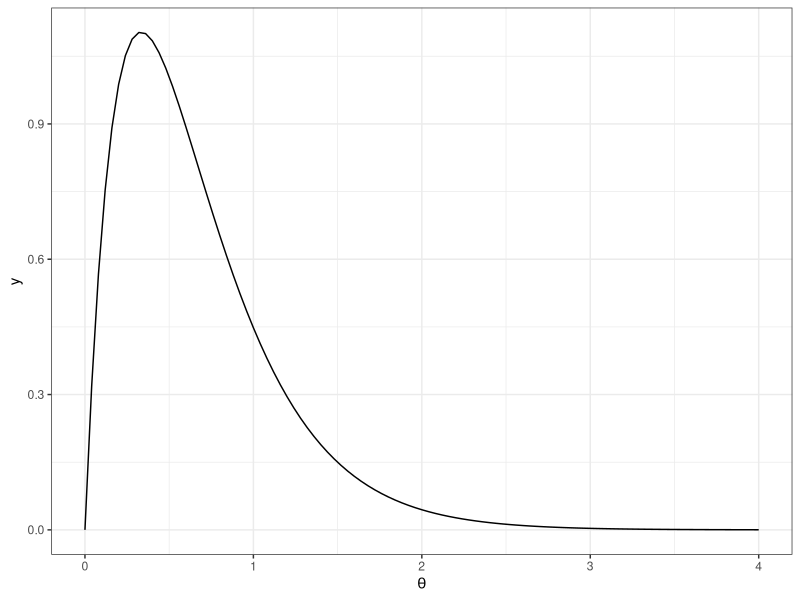
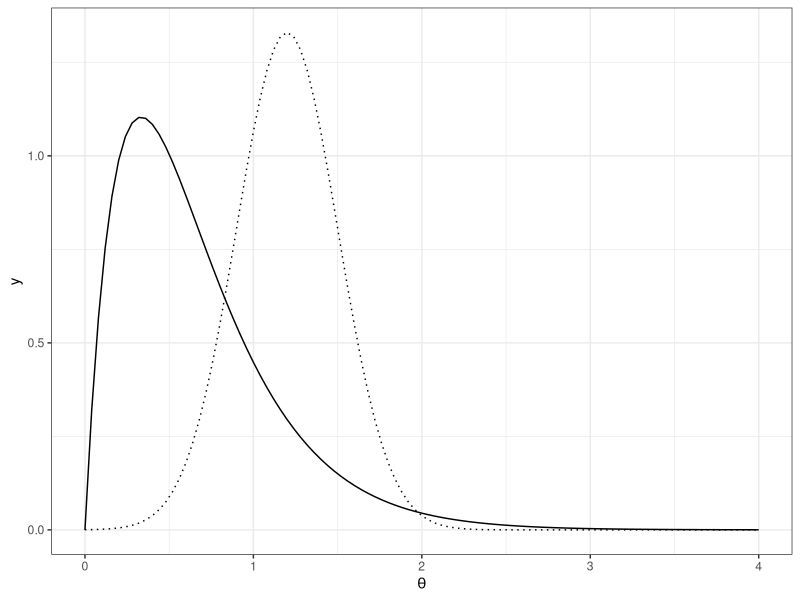
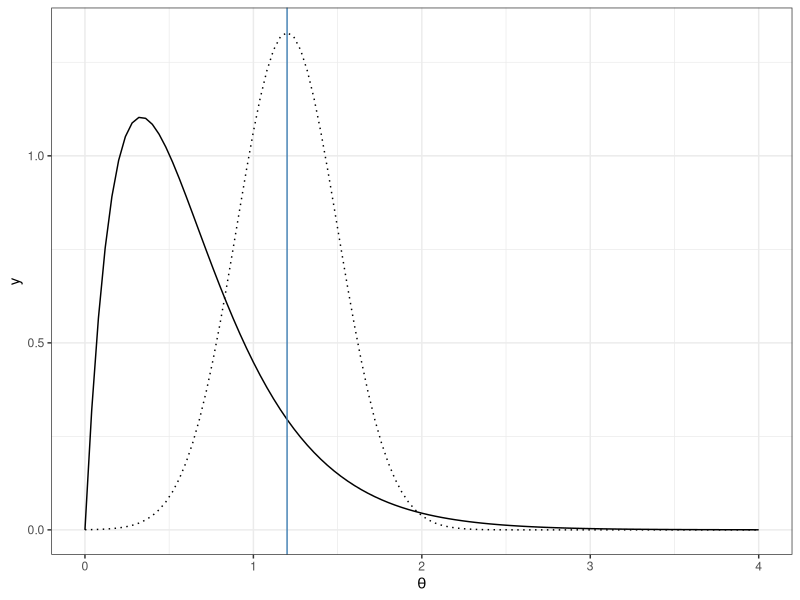
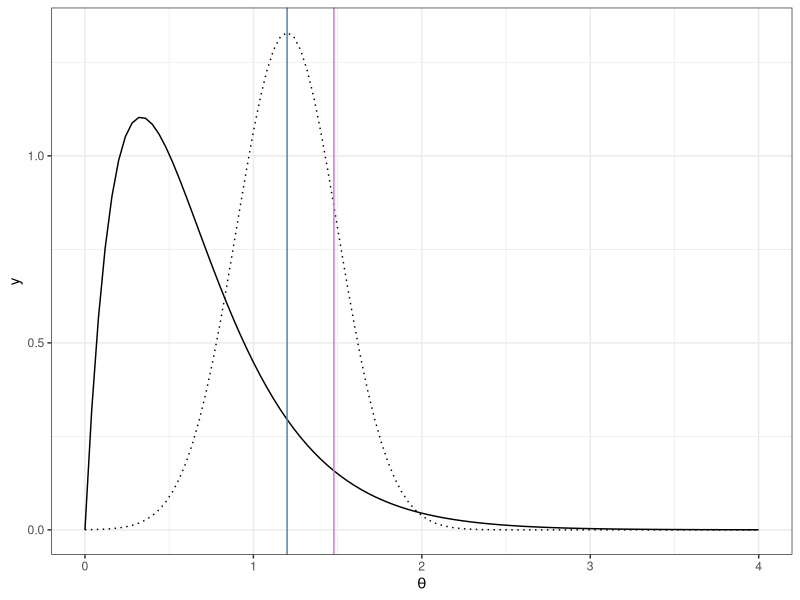
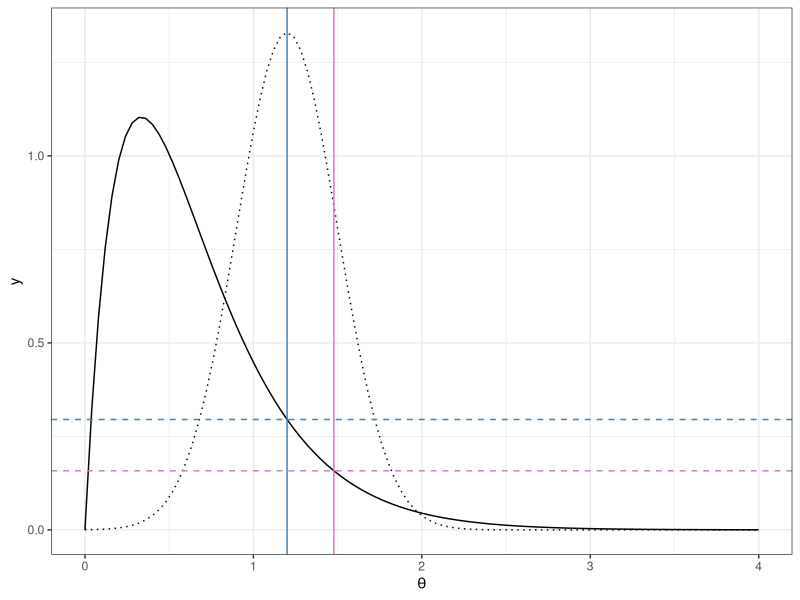
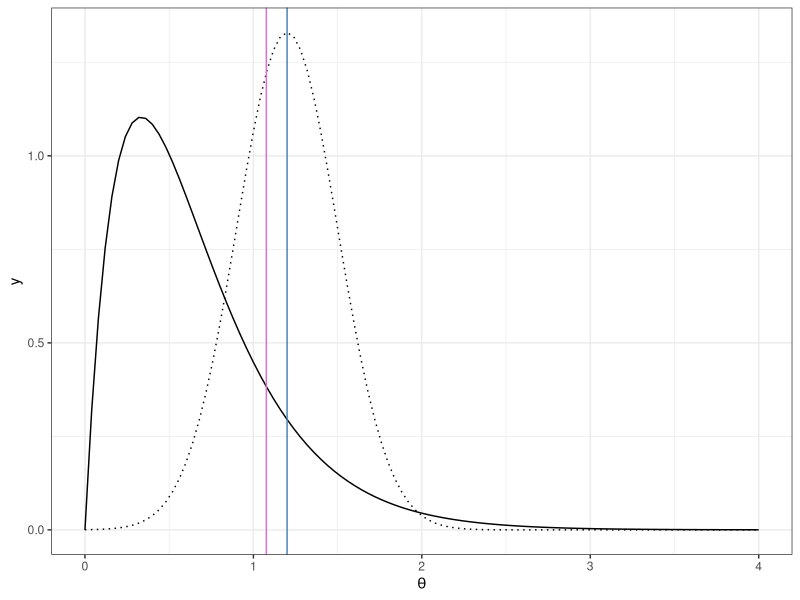
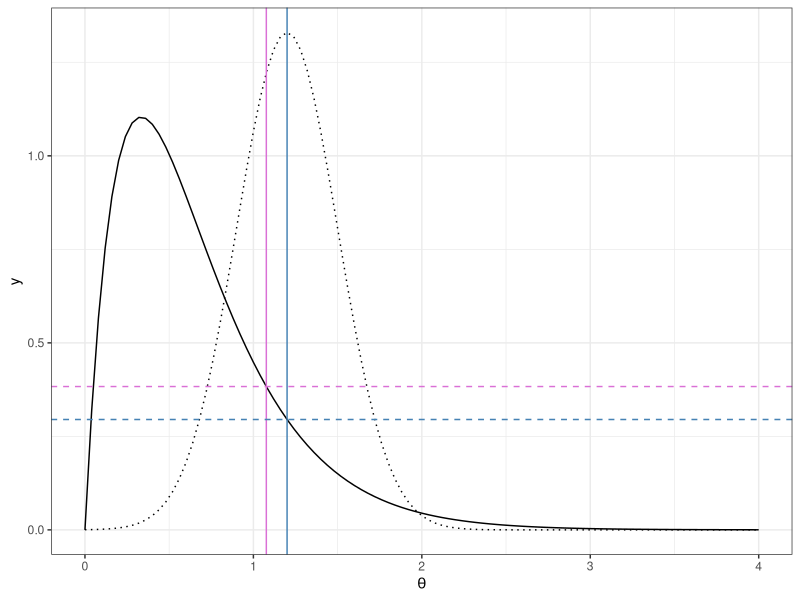
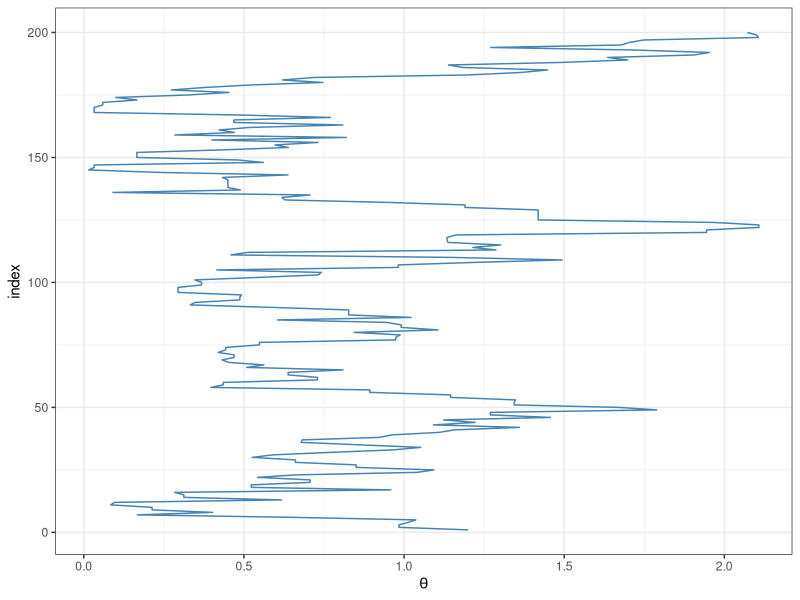

These figures' R source, in order:
## ---- chunk 1
library(tidyverse)
ggplot(data.frame(x = c(0, 4)), aes(x = x)) +
  stat_function(fun = dgamma, args = list(2, 3)) +
  theme_bw() +
  labs(x = expression(theta))
## ---- chunk 2
ggplot(data.frame(x = c(0, 4)), aes(x = x)) +
  stat_function(fun = dgamma, args = list(2, 3)) +
  stat_function(fun = dnorm, args = list(1.2, .3), lty = 3) +
  theme_bw() +
  labs(x = expression(theta))
## ---- chunk 3
theta_0 <- 1.2
## ---- chunk 4
ggplot(data.frame(x = c(0, 4)), aes(x = x)) +
  stat_function(fun = dgamma, args = list(2, 3)) +
  stat_function(fun = dnorm, args = list(1.2, .3), lty = 3) +
  geom_vline(xintercept = theta_0, col = "steelblue") +
  theme_bw() +
  labs(x = expression(theta))
## ---- chunk 5
set.seed(18)
## ---- chunk 6
(theta_star <- rnorm(1, theta_0, .3))
## ---- chunk 7
ggplot(data.frame(x = c(0, 4)), aes(x = x)) +
  stat_function(fun = dgamma, args = list(2, 3)) +
  stat_function(fun = dnorm, args = list(1.2, .3), lty = 3) +
  geom_vline(xintercept = theta_0, col = "steelblue") +
  geom_vline(xintercept = theta_star, col = "orchid") +
  theme_bw() +
  labs(x = expression(theta))
## ---- chunk 8
(r <- dgamma(theta_star, 2, 3)/dgamma(theta_0, 2, 3))
## ---- chunk 9
ggplot(data.frame(x = c(0, 4)), aes(x = x)) +
  stat_function(fun = dgamma, args = list(2, 3)) +
  stat_function(fun = dnorm, args = list(1.2, .3), lty = 3) +
  geom_vline(xintercept = theta_0, col = "steelblue") +
  geom_vline(xintercept = theta_star, col = "orchid") +
  geom_hline(yintercept = dgamma(theta_0, 2, 3), col = "steelblue", lty = 2) +
  geom_hline(yintercept = dgamma(theta_star, 2, 3), col = "orchid", lty = 2) +
  theme_bw() +
  labs(x = expression(theta))
## ---- chunk 10
runif(1) < min(r, 1)
## ---- chunk 11
set.seed(181)
## ---- chunk 12
(theta_star <- rnorm(1, theta_0, .3))
## ---- chunk 13
ggplot(data.frame(x = c(0, 4)), aes(x = x)) +
  stat_function(fun = dgamma, args = list(2, 3)) +
  stat_function(fun = dnorm, args = list(1.2, .3), lty = 3) +
  geom_vline(xintercept = theta_0, col = "steelblue") +
  geom_vline(xintercept = theta_star, col = "orchid") +
  theme_bw() +
  labs(x = expression(theta))
## ---- chunk 14
(r <- dgamma(theta_star, 2, 3)/dgamma(theta_0, 2, 3))
## ---- chunk 15
ggplot(data.frame(x = c(0, 4)), aes(x = x)) +
  stat_function(fun = dgamma, args = list(2, 3)) +
  stat_function(fun = dnorm, args = list(1.2, .3), lty = 3) +
  geom_vline(xintercept = theta_0, col = "steelblue") +
  geom_vline(xintercept = theta_star, col = "orchid") +
  geom_hline(yintercept = dgamma(theta_0, 2, 3), col = "steelblue", lty = 2) +
  geom_hline(yintercept = dgamma(theta_star, 2, 3), col = "orchid", lty = 2) +
  theme_bw() +
  labs(x = expression(theta))
## ---- chunk 16
runif(1) < min(r, 1)
## ---- chunk 17
theta_0 <- 1.2
tau <- .3
it <- 10000
chain <- rep(NA, it + 1)
chain[1] <- theta_0
for (i in 1:it) {
  proposal <- rnorm(1, chain[i], tau)
  p_move <- min(dgamma(proposal, 2, 3)/dgamma(chain[i], 2, 3), 1)
  chain[i + 1] <- ifelse(runif(1) < p_move,
                         proposal,
                         chain[i])
}
head(chain)
## ---- chunk 18
data.frame(chain, index = 1:(it + 1)) %>%
  slice(1:200) %>%
  ggplot(aes(x = chain, y = index)) +
  geom_path(col = "steelblue") +
  theme_bw() +
  labs(x = expression(theta))
## ---- chunk 19
burn_in <- 5000
data.frame(chain, index = 1:(it + 1)) %>%
  filter(index > burn_in) %>%
  ggplot(aes(x = chain)) +
  stat_function(fun = dgamma, args = list(2, 3)) +
  geom_density(col = "steelblue") +
  theme_bw() +
  labs(x = expression(theta))
## ---- chunk 20
(acceptance <- 1 - mean(duplicated(chain[-(1:burn_in)])))
## ---- chunk 21
ggplot(data.frame(x = c(0, 4)), aes(x = x)) +
  stat_function(fun = dgamma, args = list(2, 3)) +
  stat_function(fun = dnorm, args = list(1.2, 1), lty = 3) +
  theme_bw() +
  labs(x = expression(theta))
## ---- chunk 22
theta_0 <- 1.2
tau <- 1
it <- 10000
chain <- rep(NA, it + 1)
chain[1] <- theta_0
for (i in 1:it) {
  proposal <- rnorm(1, chain[i], tau)
  p_move <- min(dgamma(proposal, 2, 3)/dgamma(chain[i], 2, 3), 1)
  chain[i + 1] <- ifelse(runif(1) < p_move,
                         proposal,
                         chain[i])
}
head(chain)
## ---- chunk 23
data.frame(chain, index = 1:(it + 1)) %>%
  filter(index > burn_in) %>%
  ggplot(aes(x = chain)) +
  stat_function(fun = dgamma, args = list(2, 3)) +
  geom_density(col = "steelblue") +
  theme_bw() +
  labs(x = expression(theta))
## ---- chunk 24
(acceptance <- 1 - mean(duplicated(chain[-(1:burn_in)])))
## ---- chunk 25
ggplot(data.frame(x = c(0, 4)), aes(x = x)) +
  stat_function(fun = dgamma, args = list(2, 3)) +
  stat_function(fun = dnorm, args = list(1.2, .1), lty = 3) +
  theme_bw() +
  labs(x = expression(theta))
## ---- chunk 26
theta_0 <- 1.2
tau <- .1
it <- 10000
chain <- rep(NA, it + 1)
chain[1] <- theta_0
for (i in 1:it) {
  proposal <- rnorm(1, chain[i], tau)
  p_move <- min(dgamma(proposal, 2, 3)/dgamma(chain[i], 2, 3), 1)
  chain[i + 1] <- ifelse(runif(1) < p_move,
                         proposal,
                         chain[i])
}
## ---- chunk 27
data.frame(chain, index = 1:(it + 1)) %>%
  ggplot(aes(x = chain)) +
  stat_function(fun = dgamma, args = list(2, 3)) +
  geom_density(col = "steelblue") +
  theme_bw() +
  labs(x = expression(theta))
## ---- chunk 28
(acceptance <- 1 - mean(duplicated(chain[-(1:burn_in)])))
## ---- chunk 29
set.seed(79)
B0 <- 0
B1 <- 5
sigma <- 10
n <- 31
x <- (-(n-1)/2):((n-1)/2)
y <-  B0 + B1 * x + rnorm(n, mean = 0, sd = sigma)
## ---- chunk 30
df <- data.frame(x, y)
ggplot(df, aes(x = x, y = y)) +
  geom_point() + 
  theme_bw()
## ---- chunk 31
likelihood <- function(theta) {
    B0 <- theta[1]
    B1 <- theta[2]
    sigma <- theta[3]
    y_fit <- B0 + B1 * x
    logLik_vec <- dnorm(y, mean = y_fit, sd = sigma, log = T)
    sum(logLik_vec)
}
## ---- chunk 32
prior <- function(theta) {
    B0 <- theta[1]
    B1 <- theta[2]
    sigma <- theta[3]
    B0_prior <- dnorm(B0, sd = 5, log = T)
    B1_prior <- dunif(B1, min = 0, max = 10, log = T)
    sigma_prior <- dunif(sigma, min = 0, max = 30, log = T)
    B0_prior + B1_prior + sigma_prior
}
## ---- chunk 33
posterior <- function(theta) {
   likelihood(theta) + prior(theta)
}
## ---- chunk 34
it <- 10000
chain <- matrix(rep(NA, (it + 1) * 3), ncol = 3)
theta_0 <- c(0, 4, 10)
chain[1, ] <- theta_0
for (i in 1:it){
  proposal <- rnorm(3, mean = chain[i, ], sd = c(0.5,0.1,0.3))
  p_move <- exp(posterior(proposal) - posterior(chain[i, ]))
  if (runif(1) < p_move) {
    chain[i + 1, ] <- proposal
  } else {
    chain[i + 1, ] <- chain[i, ]
  }
}
head(chain)
## ---- chunk 35
burn_in <- 5000
acceptance <- 1 - mean(duplicated(chain[-(1:burn_in),]))
colnames(chain) <- c("B0", "B1", "sigma")
chain <- data.frame(chain, index = 1:(it + 1))

trace_chain <- function(chain, n, n_new = 500) {
  chain %>%
  slice(1:n) %>%
  mutate(generation = index > (n - n_new)) %>%
  ggplot(aes(x = B0, y = B1)) +
  geom_path(aes(col = generation)) +
  scale_colour_manual(values = c("gray", "steelblue")) +
  guides(col = FALSE) +
  theme_bw() +
  xlim(range(chain$B0[1:1500])) +
  ylim(range(chain$B1[1:1500]))
}

p1 <- chain %>%
  slice(1:500) %>%
  ggplot(aes(x = B0, y = B1)) +
  geom_path(col = "steelblue") +
  theme_bw() +
  xlim(range(chain$B0[1:1500])) +
  ylim(range(chain$B1[1:1500]))
p2 <- trace_chain(chain, n = 1000, n_new = 500)
p3 <- trace_chain(chain, n = 1500, n_new = 500)
library(gridExtra)
grid.arrange(p1, p2, p3, nrow = 1)
## ---- chunk 36
chain %>%
  slice(burn_in:(it + 1)) %>%
  mutate(sig_bins = cut(sigma, breaks = 6)) %>%
  ggplot(aes(x = B0, y = B1)) +
  geom_point() +
  facet_wrap(~sig_bins) +
  theme_bw()
## ---- chunk 37
B0_prior <- ggplot(data.frame(x = c(-15, 15)), aes(x = x)) +
  stat_function(fun = dnorm, args = list(sd = 5)) +
  labs(y = "") +
  theme_bw() +
  theme(axis.title.y = element_blank(),
        axis.text.y = element_blank(),
        axis.ticks.y = element_blank(),
        axis.title.x = element_blank(),
        axis.text.x = element_blank(),
        axis.ticks.x = element_blank())
B1_prior <- ggplot(data.frame(x = c(-.001, 10.001)), aes(x = x)) +
  stat_function(fun = dunif, args = list(min = 0, max = 10)) +
  labs(y = "") +
  theme_bw() +
  theme(axis.title.y = element_blank(),
        axis.text.y = element_blank(),
        axis.ticks.y = element_blank(),
        axis.title.x = element_blank(),
        axis.text.x = element_blank(),
        axis.ticks.x = element_blank())
sigma_prior <- ggplot(data.frame(x = c(-.001, 30.001)), aes(x = x)) +
  stat_function(fun = dunif, args = list(min = 0, max = 30)) +
  labs(y = "") +
  theme_bw() +
  theme(axis.title.y = element_blank(),
        axis.text.y = element_blank(),
        axis.ticks.y = element_blank(),
        axis.title.x = element_blank(),
        axis.text.x = element_blank(),
        axis.ticks.x = element_blank())
B0_posterior <- ggplot(chain, aes(x = B0)) +
  geom_histogram() +
  labs(y = "") +
  theme_bw() +
  theme(axis.title.y = element_blank(),
        axis.text.y = element_blank(),
        axis.ticks.y = element_blank()) +
  geom_vline(xintercept = B0, col = "goldenrod")
B1_posterior <- ggplot(chain, aes(x = B1)) +
  geom_histogram() +
  labs(y = "") +
  theme_bw() +
  theme(axis.title.y = element_blank(),
        axis.text.y = element_blank(),
        axis.ticks.y = element_blank()) +
  geom_vline(xintercept = B1, col = "goldenrod")
sigma_posterior <- ggplot(chain, aes(x = sigma)) +
  geom_histogram() +
  labs(y = "") +
  theme_bw() +
  theme(axis.title.y = element_blank(),
        axis.text.y = element_blank(),
        axis.ticks.y = element_blank()) +
  geom_vline(xintercept = sigma, col = "goldenrod")
grid.arrange(B0_prior, B1_prior, sigma_prior,
             B0_posterior, B1_posterior, sigma_posterior,
             ncol = 3)
## ---- chunk 38
(B0_bayes <- mean(chain$B0))
(B1_bayes <- mean(chain$B1))
(sigma_bayes <- mean(chain$sigma))
## ---- chunk 39
df <- data.frame(x, y)
m1 <- lm(y ~ x, df)
coef(m1)
## ---- chunk 40
ggplot(df, aes(x, y)) +
  geom_point() +
  geom_abline(intercept = coef(m1)[1], slope = coef(m1)[2], col = "lavender") +
  geom_abline(intercept = B0_bayes, slope = B1_bayes, col = "blue")
## ---- chunk 41
confint(m1, parm = 2)
## ---- chunk 42
quantile(chain$B1, c(.025, .975))
